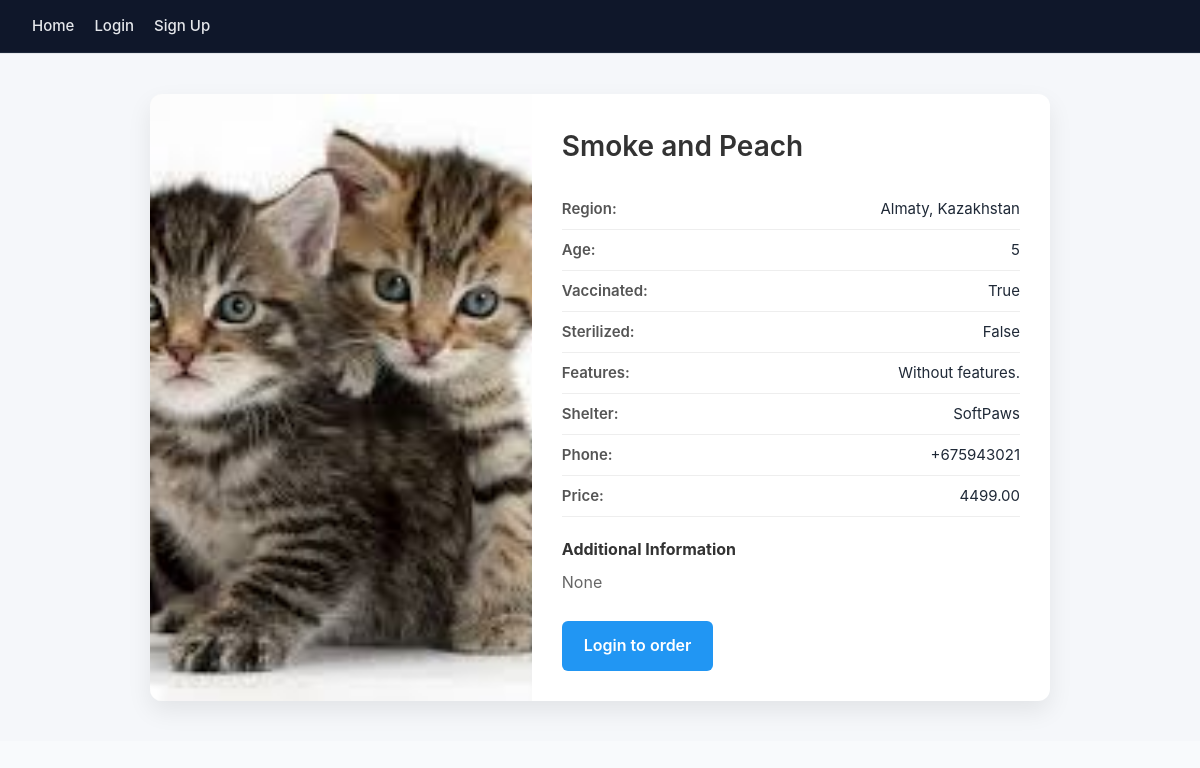
Screenshot of /product/4/ with the database file from the repository.
### Shop/models.py (models this page shows, shortened)
class Product(models.Model):
    name = models.CharField(max_length=255)
    image = models.ImageField(upload_to='products/', blank=True, null=True)
    region = models.CharField(max_length=100)
    age = models.PositiveIntegerField()
    vaccinated = models.BooleanField(default=False)
    sterilized = models.BooleanField(default=False)
    features = models.TextField(blank=True)
    shelter = models.CharField(max_length=255)
    phone = models.CharField(max_length=20)
    price = models.DecimalField(max_digits=10, decimal_places=2)
    info = models.TextField(blank=True)

### Shop/views.py (the view)
# urls.py: path('product/<int:pk>/', views.product_detail, name='product_detail'),
def product_detail(request, pk):
    product = get_object_or_404(Product, pk=pk)
    return render(request, 'products/product_detail.html', {
        'product': product
    })

### Shop/templates/products/product_detail.html (shortened to what this page needs)
{% extends 'base.html' %}
{% load static %}
{% block css %}
<link rel="stylesheet" href="{% static 'css/product_details.css' %}">
{% endblock %}
{% block content %}
<div class="product-container">
    <div class="product-card">
        <div class="product-image">
            {% if product.image %}
                <img src="{{ product.image.url }}" alt="{{ product.name }}">
            {% else %}
                <img src="{% static 'images/no-image.png' %}" alt="No image available">
            {% endif %}
        </div>
        <div class="product-info">
            <h2 class="product-title">{{ product.name }}</h2>
            <ul class="product-details">
                <li><span>Region:</span> {{ product.region }}</li>
                <li><span>Age:</span> {{ product.age }}</li>
                <li><span>Vaccinated:</span> {{ product.vaccinated }}</li>
                <li><span>Sterilized:</span> {{ product.sterilized }}</li>
                <li><span>Features:</span> {{ product.features }}</li>
                <li><span>Shelter:</span> {{ product.shelter }}</li>
                <li><span>Phone:</span> {{ product.phone }}</li>
                <li><span>Price:</span> {{ product.price }}</li>
            </ul>
            <div class="product-description">
                <h4>Additional Information</h4>
                <p>{{ product.info }}</p>
            </div>
            <div class="product-actions">
                {% if user.is_authenticated %}
                    <a href="{% url 'create_order' product.id %}" class="btn-primary">
                        Adopt / Buy
                    </a>
                {% else %}
                    <a href="{% url 'login' %}" class="btn-secondary">
                        Login to order
                    </a>
                {% endif %}
            </div>
        </div>
    </div>
</div>
{% endblock %}

### Shop/static/css/base.css (style rules this page uses)
* { margin: 0; padding: 0; box-sizing: border-box; }
body { font-family: "Inter", "Segoe UI", Arial, sans-serif; background-color: #f8fafc; color: #1f2937; line-height: 1.6; }
h1, h2, h3 { color: #020617; font-weight: 600; margin-bottom: 14px; }
h2 { font-size: 26px; }
a { color: #2563eb; }
ul { list-style: none; }
li { padding: 8px 0; border-bottom: 1px solid #e5e7eb; }

### Shop/static/css/product_details.css (style rules this page uses)
.product-container { display: flex; justify-content: center; padding: 40px 20px; background-color: #f5f7fa; }
.product-card { display: flex; max-width: 900px; width: 100%; background: #ffffff; border-radius: 12px; box-shadow: 0 10px 25px rgba(0, 0, 0, 0.08); overflow: hidden; }
.product-image { flex: 1; background-color: #f0f0f0; }
.product-image img { width: 100%; height: 100%; object-fit: cover; }
.product-info { flex: 1.2; padding: 30px; }
.product-title { font-size: 28px; margin-bottom: 20px; color: #333; }
.product-details { list-style: none; padding: 0; margin: 0 0 20px 0; }
.product-details li { display: flex; justify-content: space-between; padding: 8px 0; border-bottom: 1px solid #eee; font-size: 15px; }
.product-details span { font-weight: 600; color: #555; }
.product-description h4 { margin-bottom: 8px; color: #333; }
.product-description p { color: #666; line-height: 1.6; }
.product-actions { margin-top: 25px; }
.btn-primary, .btn-secondary { display: inline-block; padding: 12px 22px; border-radius: 6px; text-decoration: none; font-weight: 600; transition: background-color 0.3s ease; }
.btn-secondary { background-color: #2196F3; color: #fff; }

### rows the page displays
Product: image (picture), name "Smoke and Peach", region "Almaty, Kazakhstan", age "5", vaccinated "True", sterilized "False", features "Without features.", shelter "SoftPaws", phone "+675943021", price "4499.00", info "None"
